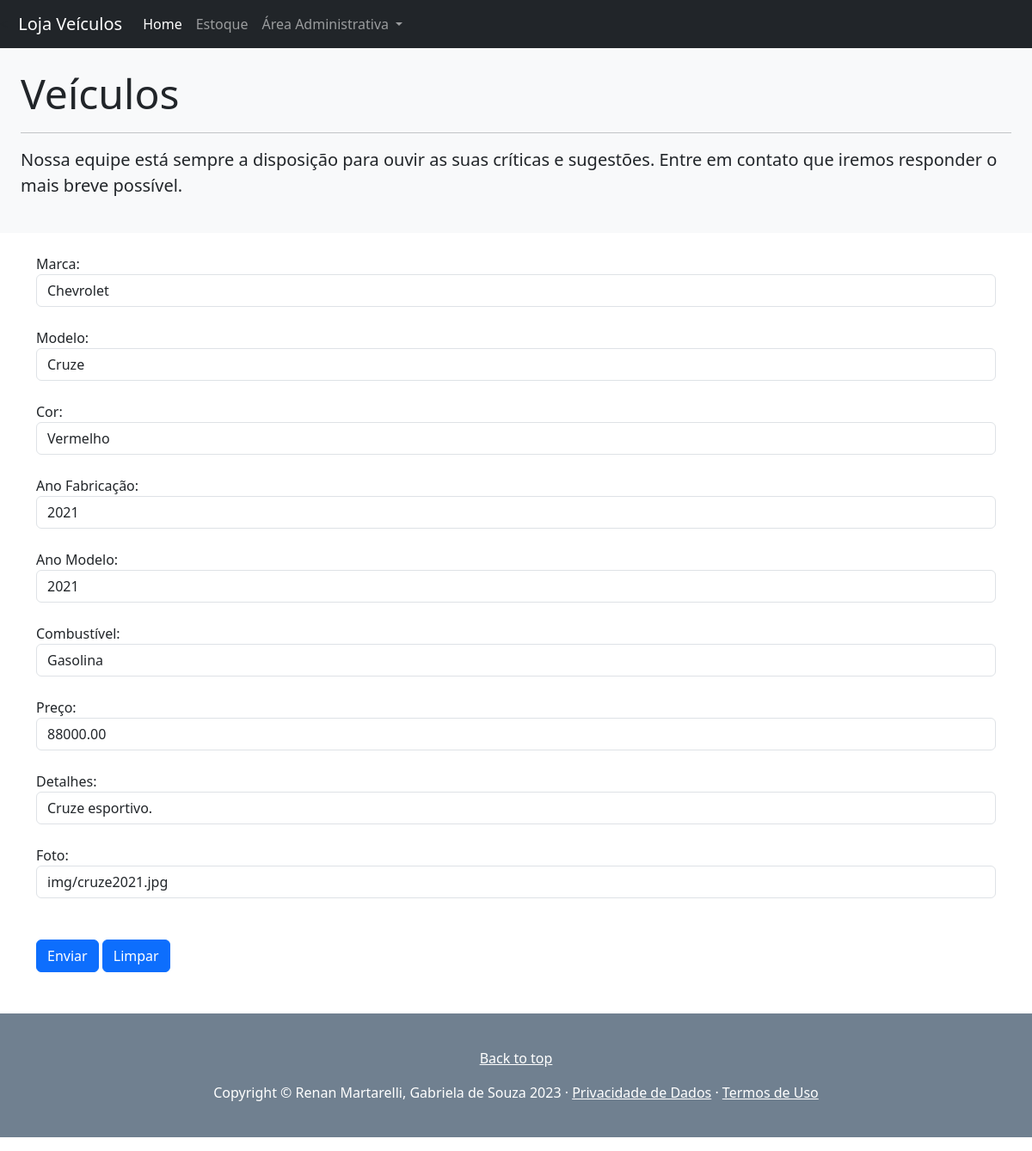
/veiculo-update.php?id=4, run on the app's committed database.
### tables this page shows
CREATE TABLE veiculos (
    id INT AUTO_INCREMENT PRIMARY KEY,
    marca VARCHAR(255) NOT NULL,
    modelo VARCHAR(255) NOT NULL,
    cor VARCHAR(50) NOT NULL,
    anoFabricacao INT NOT NULL,
    anoModelo INT NOT NULL,
    combustivel VARCHAR(50) NOT NULL,
    preco DECIMAL(10, 2) NOT NULL,
    detalhes TEXT,
    foto VARCHAR(255)
);

### veiculo.php (called while the page is built, shortened)
<?php
class Veiculo {
    private $marca;
    private $modelo;
    private $cor;
    private $anoFabricacao;
    private $anoModelo;
    private $combustivel;
    private $preco;
    private $detalhes;
    private $foto;
    public function getMarca() {
        return $this->marca;
    }
    public function getModelo() {
        return $this->modelo;
    }
    public function getCor() {
        return $this->cor;
    }
    public function getAnoFabricacao() {
        return $this->anoFabricacao;
    }
    public function getAnoModelo() {
        return $this->anoModelo;
    }
    public function getCombustivel() {
        return $this->combustivel;
    }
    public function getPreco() {
        return $this->preco;
    }
    public function getDetalhes() {
        return $this->detalhes;
    }
    public function getFoto() {
        return $this->foto;
    }
    public function setMarca($marca) {
        $this->marca = $marca;
    }
    public function setModelo($modelo) {
        $this->modelo = $modelo;
    }
    public function setCor($cor) {
        $this->cor = $cor;
    }
    public function setAnoFabricacao($anoFabricacao) {
        $this->anoFabricacao = $anoFabricacao;
    }
    public function setAnoModelo($anoModelo) {
        $this->anoModelo = $anoModelo;
    }
    public function setCombustivel($combustivel) {
        $this->combustivel = $combustivel;
    }
    public function setPreco($preco) {
        $this->preco = $preco;
    }
    public function setDetalhes($detalhes) {
        $this->detalhes = $detalhes;
    }
    public function setFoto($foto) {
        $this->foto = $foto;
    }
    public static function listarVeiculoPorId($id) {
        require 'connection.php';
        $query = "SELECT * FROM veiculos WHERE id = :id";
        $stmt = $conn->prepare($query);
        $stmt->bindParam(':id', $id, PDO::PARAM_INT);
        $stmt->execute();
        $row = $stmt->fetch(PDO::FETCH_ASSOC);
        if ($row) {
            return new Veiculo(
                $row['id'],
                $row['marca'],
                $row['modelo'],
                $row['cor'],
                $row['anoFabricacao'],
                $row['anoModelo'],
                $row['combustivel'],
                $row['preco'],
                $row['detalhes'],
                $row['foto']
            );
        }
        return null;
    }
}

### veiculo-update.php (the view, shortened to what this page needs)
<?php
require_once 'header_inc.php';
require_once 'connection.php';
require_once 'veiculo.php';
$id = $_GET['id'];
$veiculos = Veiculo::listarVeiculoPorId($id);
$marca = $veiculos->getMarca();
$modelo = $veiculos->getModelo();
$cor = $veiculos->getCor();
$anoFabricacao = $veiculos->getAnoFabricacao();
$anoModelo = $veiculos->getAnoModelo();
$combustivel = $veiculos->getCombustivel();
$preco = $veiculos->getPreco();
$detalhes = $veiculos->getDetalhes();
$foto = $veiculos->getFoto();
?>
<div class="p-4 mb-4 bg-light">
  <h1 class="display-5">Veículos</h1>
  <hr class="my-3">
  <p class="lead">Nossa equipe está sempre a disposição para ouvir as suas críticas e sugestões. Entre em contato que iremos responder o mais breve possível.</p>
</div>
<div class="container">
  <form method="POST">
    <div class="form-group">
      <label for="marca">Marca:</label>
      <input type="text" class="form-control" id="marca" name="marca" value="<?= $marca; ?>" required>
    </div>
    <br />
    <div class="form-group">
      <label for="modelo">Modelo:</label>
      <input type="text" class="form-control" id="modelo" name="modelo" value="<?= $modelo; ?>">
    </div>
    <br />
    <div class="form-group">
      <label for="cor">Cor:</label>
      <input type="text" class="form-control" id="cor" name="cor" value="<?= $cor; ?>">
    </div>
    <br />
    <div class="form-group">
      <label for="anoFabricacao">Ano Fabricação:</label>
      <input type="text" class="form-control" id="anoFabricacao" name="anoFabricacao" value="<?= $anoFabricacao; ?>">
    </div>
    <br />
    <div class="form-group">
      <label for="anoModelo">Ano Modelo:</label>
      <input type="text" class="form-control" id="anoModelo" name="anoModelo" value="<?= $anoModelo; ?>">
    </div>
    <br />
    <div class="form-group">
      <label for="combustivel">Combustível:</label>
      <input type="text" class="form-control" id="combustivel" name="combustivel" value="<?= $combustivel; ?>">
    </div>
    <br />
    <div class="form-group">
      <label for="preco">Preço:</label>
      <input type="text" class="form-control" id="preco" name="preco" value="<?= $preco; ?>">
    </div>
    <br />
    <div class="form-group">
      <label for="detalhes">Detalhes:</label>
      <input type="text" class="form-control" id="detalhes" name="detalhes" value="<?= $detalhes; ?>">
    </div>
    <br />
    <div class="form-group">
      <label for="foto">Foto:</label>
      <input type="text" class="form-control" id="foto" name="foto" value="<?= $foto; ?>">
    </div>
    <br />
    <br />
    <button type="submit" class="btn btn-primary mb-2" name="enviar">Enviar</button>
    <a href="veiculo-list.php"><button type="button" class="btn btn-primary mb-2" name="limpar">Limpar</button></a>
  </form>
</div>
<?php require_once "footer_inc.php"; ?>

### data on the page
veiculos: marca "Chevrolet", modelo "Cruze", cor "Vermelho", anoFabricacao "2021", anoModelo "2021", combustivel "Gasolina", preco "88000.00", detalhes "Cruze esportivo.", foto "img/cruze2021.jpg"
